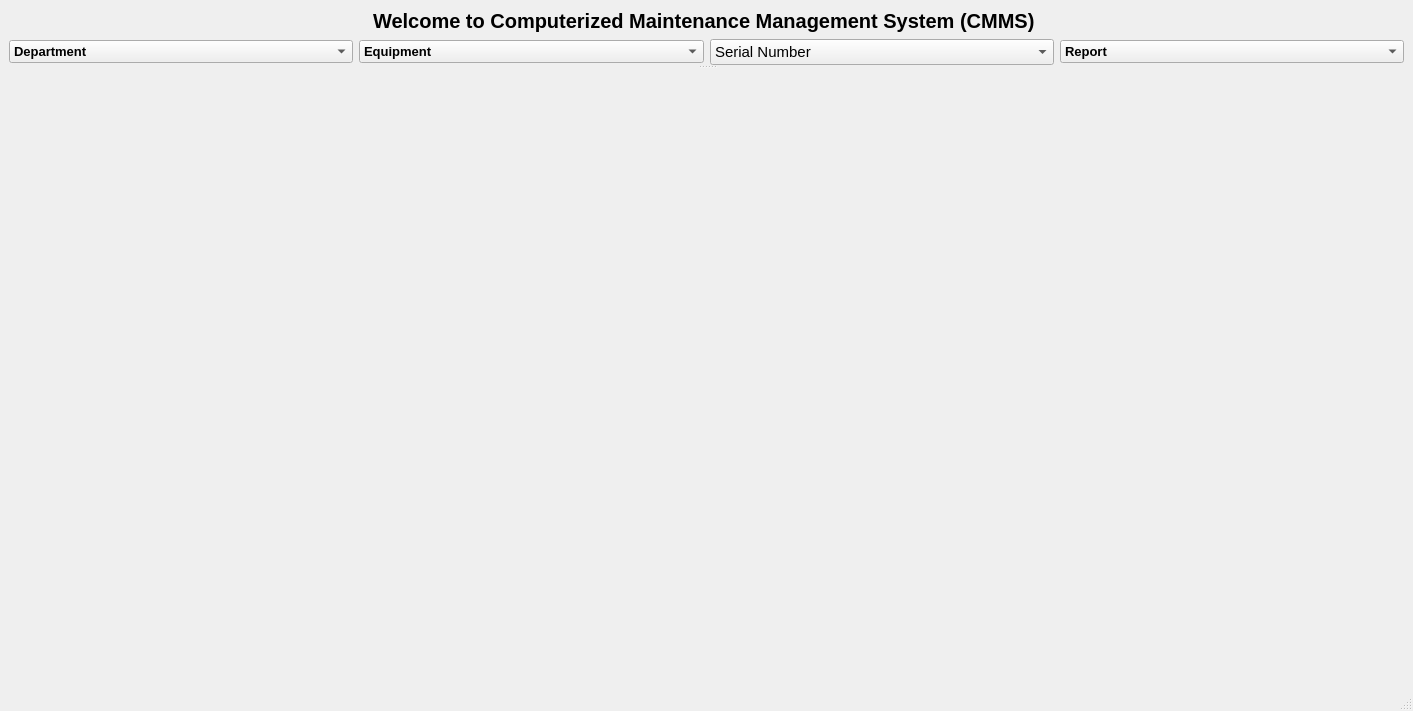
<?xml version="1.0" encoding="UTF-8"?>
<ui version="4.0">
 <class>MainWindow</class>
 <widget class="QMainWindow" name="MainWindow">
  <property name="geometry">
   <rect>
    <x>0</x>
    <y>0</y>
    <width>1413</width>
    <height>711</height>
   </rect>
  </property>
  <property name="windowTitle">
   <string>MainWindow</string>
  </property>
  <widget class="QWidget" name="centralwidget">
   <layout class="QVBoxLayout" name="verticalLayout_3">
    <item>
     <widget class="QSplitter" name="splitter">
      <property name="orientation">
       <enum>Qt::Vertical</enum>
      </property>
      <widget class="QWidget" name="layoutWidget">
       <layout class="QVBoxLayout" name="verticalLayout_2">
        <item>
         <widget class="QLabel" name="label">
          <property name="sizePolicy">
           <sizepolicy hsizetype="Preferred" vsizetype="Preferred">
            <horstretch>0</horstretch>
            <verstretch>0</verstretch>
           </sizepolicy>
          </property>
          <property name="font">
           <font>
            <pointsize>15</pointsize>
            <weight>75</weight>
            <bold>true</bold>
           </font>
          </property>
          <property name="text">
           <string>Welcome to Computerized Maintenance Management System (CMMS) </string>
          </property>
          <property name="alignment">
           <set>Qt::AlignCenter</set>
          </property>
         </widget>
        </item>
        <item>
         <layout class="QVBoxLayout" name="verticalLayout">
          <item>
           <layout class="QHBoxLayout" name="horizontalLayout">
            <item>
             <widget class="QComboBox" name="dep">
              <property name="font">
               <font>
                <pointsize>10</pointsize>
                <weight>75</weight>
                <bold>true</bold>
               </font>
              </property>
              <item>
               <property name="text">
                <string>Department</string>
               </property>
              </item>
              <item>
               <property name="text">
                <string>CCU</string>
               </property>
              </item>
              <item>
               <property name="text">
                <string>OR</string>
               </property>
              </item>
              <item>
               <property name="text">
                <string>Out patient</string>
               </property>
              </item>
             </widget>
            </item>
            <item>
             <widget class="QComboBox" name="equipment">
              <property name="font">
               <font>
                <pointsize>10</pointsize>
                <weight>75</weight>
                <bold>true</bold>
               </font>
              </property>
              <item>
               <property name="text">
                <string>Equipment</string>
               </property>
              </item>
             </widget>
            </item>
            <item>
             <widget class="QComboBox" name="serial_num">
              <property name="sizePolicy">
               <sizepolicy hsizetype="Preferred" vsizetype="Fixed">
                <horstretch>0</horstretch>
                <verstretch>0</verstretch>
               </sizepolicy>
              </property>
              <property name="font">
               <font>
                <pointsize>11</pointsize>
               </font>
              </property>
              <item>
               <property name="text">
                <string>Serial Number</string>
               </property>
              </item>
             </widget>
            </item>
            <item>
             <widget class="QComboBox" name="report">
              <property name="sizePolicy">
               <sizepolicy hsizetype="Preferred" vsizetype="Fixed">
                <horstretch>0</horstretch>
                <verstretch>0</verstretch>
               </sizepolicy>
              </property>
              <property name="font">
               <font>
                <pointsize>10</pointsize>
                <weight>75</weight>
                <bold>true</bold>
               </font>
              </property>
              <item>
               <property name="text">
                <string>Report</string>
               </property>
              </item>
              <item>
               <property name="text">
                <string>Pre-Installation Report</string>
               </property>
              </item>
              <item>
               <property name="text">
                <string>Daily Inspection Report</string>
               </property>
              </item>
              <item>
               <property name="text">
                <string>Planned Preventive Maintenance (PPM) Report</string>
               </property>
              </item>
             </widget>
            </item>
           </layout>
          </item>
         </layout>
        </item>
       </layout>
      </widget>
      <widget class="QLabel" name="label_2">
       <property name="sizePolicy">
        <sizepolicy hsizetype="Fixed" vsizetype="Fixed">
         <horstretch>153</horstretch>
         <verstretch>250</verstretch>
        </sizepolicy>
       </property>
       <property name="maximumSize">
        <size>
         <width>16777215</width>
         <height>16777215</height>
        </size>
       </property>
       <property name="font">
        <font>
         <pointsize>20</pointsize>
        </font>
       </property>
       <property name="text">
        <string/>
       </property>
       <property name="pixmap">
        <pixmap>three.jpeg</pixmap>
       </property>
       <property name="scaledContents">
        <bool>true</bool>
       </property>
      </widget>
     </widget>
    </item>
   </layout>
  </widget>
  <widget class="QMenuBar" name="menubar">
   <property name="geometry">
    <rect>
     <x>0</x>
     <y>0</y>
     <width>1413</width>
     <height>22</height>
    </rect>
   </property>
  </widget>
  <widget class="QStatusBar" name="statusbar"/>
 </widget>
 <resources/>
 <connections/>
</ui>
